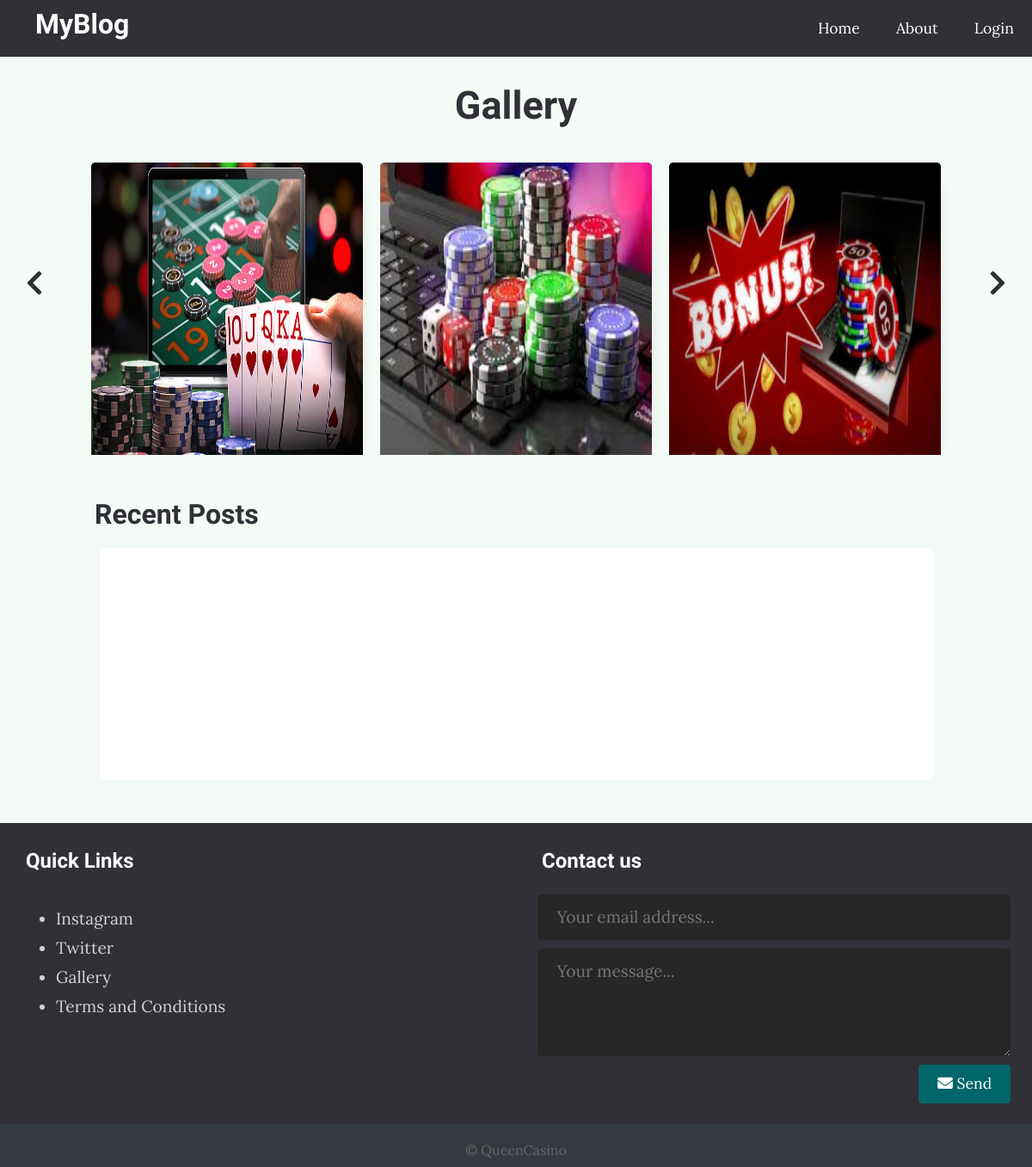
Before: / with the older database file.
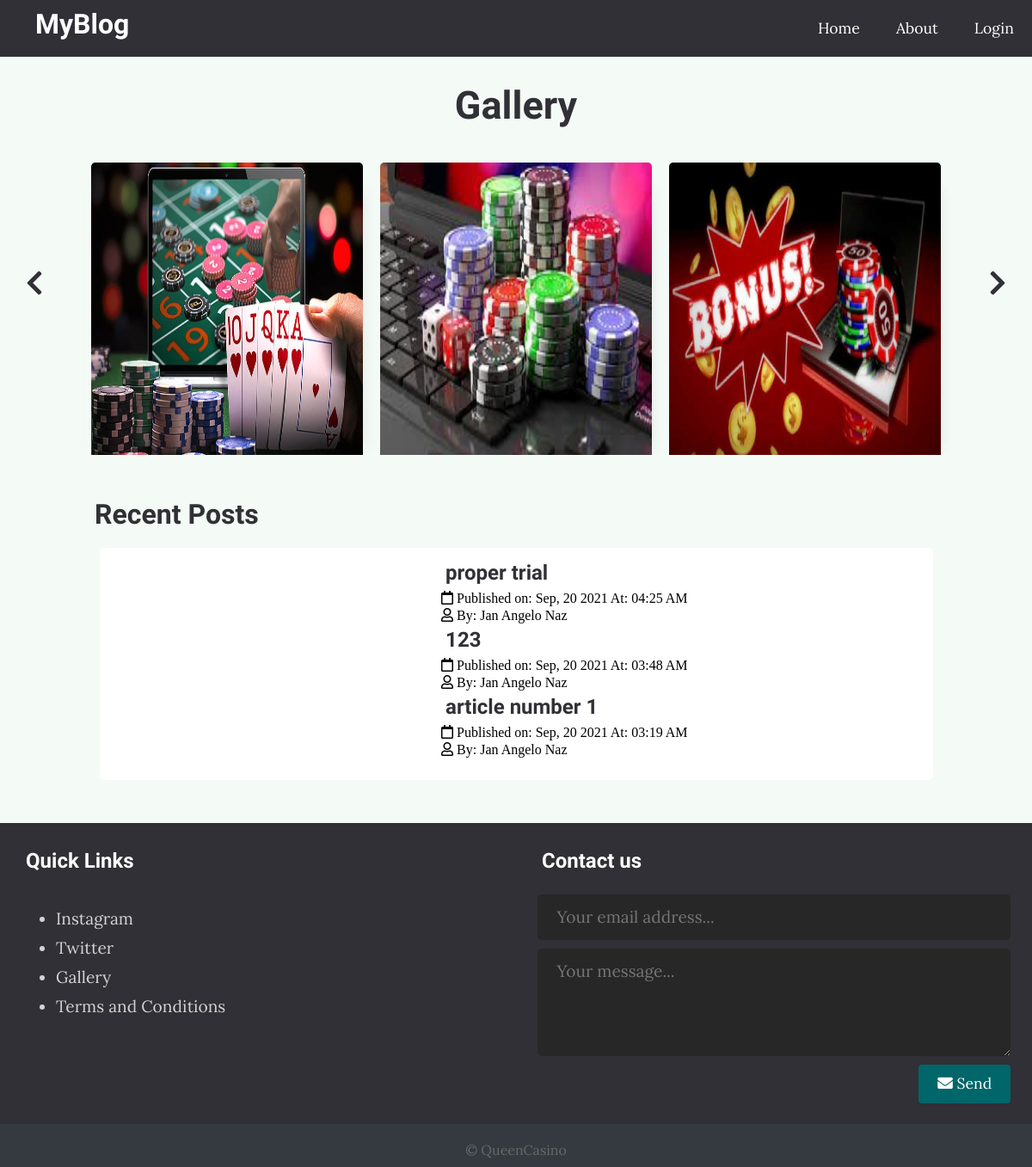
After: the same page with the newer database file.
### tables this page shows
CREATE TABLE `article` (
  `ID` int(11) NOT NULL,
  `article_title` varchar(255) NOT NULL,
  `article_content` text NOT NULL,
  `date_published` timestamp NOT NULL DEFAULT current_timestamp(),
  `user_ID` int(11) NOT NULL
);

CREATE TABLE `user` (
  `id` int(11) NOT NULL,
  `name` varchar(40) NOT NULL,
  `username` varchar(40) NOT NULL,
  `password` varchar(40) NOT NULL
);

### index.php (the view, shortened to what this page needs)
<?php
  require_once('./database/connect.php');
  $sql = "SELECT * FROM article ORDER BY ID DESC;";
  $execute = mysqli_query($conn, $sql);
  $postData = mysqli_num_rows($execute);
?>
<!DOCTYPE html>
<html lang="en">
<head>
  <link rel="stylesheet" href="https://use.fontawesome.com/releases/v5.7.2/css/all.css"
>
  <link rel="stylesheet" href="./css/style1.css">
</head>
<body>
<?php include("./header.php");?>
  <div class="page-wrapper">
    <div class="post-slider">
      <h1 class="slider-title">Gallery</h1>
      <i class="fas fa-chevron-left prev"></i>
      <i class="fas fa-chevron-right next"></i>
      <div class="post-wrapper">
        <div class="post">
          <img src="./image/card.jpg" alt="" class="slider-image">
        </div>
        <div class="post">
          <img src="./image/chips.jpg" alt="" class="slider-image">
        </div>
        <div class="post">
          <img src="./image/Bonus.jpg" alt="" class="slider-image">
        </div>
      </div>
    </div>
    <div class="content clearfix">
      <div class="main-content">
        <h1 class="recent-post-title">Recent Posts</h1>
        <div class="post clearfix">
          <div class="post-preview">
          <?php
            if($postData > 0){
              while($row = mysqli_fetch_array($execute)){
                  $timestamp = $row['date_published'];
                  $date = date('M, d Y', strtotime($timestamp));
                  $time = date('h:i A', strtotime($timestamp));
                  $author = $row['user_ID'];
                ?>
                <h2> <a href="./details.php?ID=<?php echo $row['ID']; ?>"> <?php echo $row['article_title']; ?> </a> </h2>
                <span class="far fa-calendar"> Published on: <?php echo $date; ?> At: <?php echo $time; ?> </span> </br>
                <span class="far fa-user"> By:
                  <?php
                    $getAuthor = "SELECT * FROM user WHERE id = '$author';";
                    $result = mysqli_query($conn, $getAuthor);
                    $getName = mysqli_num_rows($result);
                    if($getName == 1){
                      while($authorName = mysqli_fetch_array($result)){
                      echo $authorName['name'];
                      }
                    }else{
                      echo "Database is EMPTY!";
                    }
                  ?>
                </span>
                <?php
              }
            }
          ?>
          </div>
        </div>
      </div>
    </div>
  </div>
  <?php include("./footer.php");?>
</body>
</html>

### header.php (shortened to what this page needs)
<header>
    <div class="logo">
      <h1 class="logo-text"><span>My</span>Blog</h1>
    </div>
    <ul class="nav">
      <li><a href="./index.php">Home</a></li>
      <li><a href="#footer1">About</a></li>
      <li><a href="./admin/index.php">Login</a></li>
    </ul>
  </header>

### footer.php
<div class="footer" id="footer1">
    <div class="footer-content">
      <div class="footer-section links">
        <h2>Quick Links</h2>
        <br>
        <ul>
          <a href="#">
            <li>Instagram</li>
          </a>
          <a href="#">
            <li>Twitter</li>
          </a>
          <a href="Index.php">
            <li>Gallery</li>
          </a>
          <a href="#">
            <li>Terms and Conditions</li>
          </a>
        </ul>
      </div>
      <div class="footer-section contact-form">
        <h2>Contact us</h2>
        <br>
        <form action="index.html" method="post">
          <input type="email" name="email" class="text-input contact-input" placeholder="Your email address...">
          <textarea rows="4" name="message" class="text-input contact-input" placeholder="Your message..."></textarea>
          <button type="submit" class="btn btn-big contact-btn">
            <i class="fas fa-envelope"></i>
            Send
          </button>
        </form>
      </div>
    </div>
    <div class="footer-bottom">
      &copy; QueenCasino
    </div>
  </div>

### css/style1.css (style rules this page uses)
* { box-sizing: border-box }
html, body { scroll-behavior:initial; padding: 0px; margin: 0px; background: #f6f6f6; font-family: 'Lora', serif; background-color:rgb(244, 250, 245); }
.post-slider h1 { font-size: 45px; }
h1, h2, h3, h4, h5, h6 { font-family: 'Candal', serif; color: #303036; margin: 5px; }
a { text-decoration: none; color: inherit; }
.clearfix::after { content: ''; display: block; clear: both; }
.btn { padding: .5rem 1rem; background: #006669; color: white; border: 1px solid transparent; border-radius: .25rem; font-size: 1.08em; font-family: 'Lora', serif; }
.btn-big { padding: .7rem 1.3rem; line-height: 1.3rem; }
.text-input { padding: .7rem 1rem; display: block; width: 100%; border-radius: 5px; border: 1px solid #e0e0e0; outline: none; color: #444; line-height: 1.5rem; font-size: 1.2em; font-family: 'Lora', serif; }
header { background: #303036; height: 66px; }
header * { color: white; }
header .logo { float: left; height: inherit; margin-left: 2em; }
header .logo-text { margin: 9px; font-family: 'Candal', serif; }
header ul { float: right; margin: 0px; padding: 0px; list-style: none; }
header ul li { float: left; position: relative; }
header ul li a { display: block; padding: 21px; font-size: 1.1em; text-decoration: none; }
.page-wrapper { min-height: 100%; }
.post-slider { position: relative; }
.post-slider .slider-title { text-align: center; margin: 30px auto; }
.post-slider .next { position: absolute; top: 50%; right: 30px; font-size: 2em; color: #303036; cursor: pointer; }
.post-slider .prev { position: absolute; top: 50%; left: 30px; font-size: 2em; color: #303036; cursor: pointer; }
.post-slider .post-wrapper { width: 84%; height: 350px; margin: 0px auto; overflow: hidden; padding: 10px 0px 10px 0px; }
.post-slider .post-wrapper .post { width: 300px; height: 330px; margin: 0px 10px; display: inline-block; background:#00f7ff; border-radius: 5px; box-shadow: 1rem 1rem 1rem -1rem #a0a0a033; }
.post-slider .post-wrapper .post .slider-image { width: 100%; height: 350px; border-top-left-radius: 5px; border-top-right-radius: 5px; }
.content { width: 85%; margin: 30px auto 30px; }
.content .main-content { width: 100%; float: left; }
.content .main-content .post { width: 95%; height: 270px; margin: 20px auto; border-radius: 5px; background: white; position: relative; }
.content .main-content .post .post-preview { width: 60%; padding: 10px; float: right; }
.content .main-content .recent-post-title { margin: 20px; }
.footer { background: #303036; color: #d3d3d3; height: 400px; position: relative; }
.footer .footer-content { height: 350px; display: flex; }
.footer .footer-content .footer-section { flex: 1; padding: 25px; }
.footer .footer-content h1, .footer .footer-content h2 { color: white; }
.footer .footer-content .links ul a { display: block; margin-bottom: 10px; font-size: 1.2em; transition: all .3s; }
.footer .footer-content .contact-form .contact-input { background: #272727; color: #bebdbd; margin-bottom: 10px; line-height: 1.5rem; padding: .9rem 1.4rem; border: none; }
.footer .footer-content .contact-form .contact-btn { float: right; font-size: 1.1em; font-family: 'Lora', serif; }
.footer .footer-bottom { background: #343a40; color: #686868; height: 50px; width: 100%; text-align: center; position: absolute; bottom: 0px; left: 0px; padding-top: 20px; }

Changed rows visible on the page:
added article: article_title "proper trial", date_published "Sep, 20 2021", date_published "04:25 AM"
now on this page (row edited): user: name "Jan Angelo Naz"
added article: article_title "123", date_published "Sep, 20 2021", date_published "03:48 AM"
added article: article_title "article number 1", date_published "Sep, 20 2021", date_published "03:19 AM"
